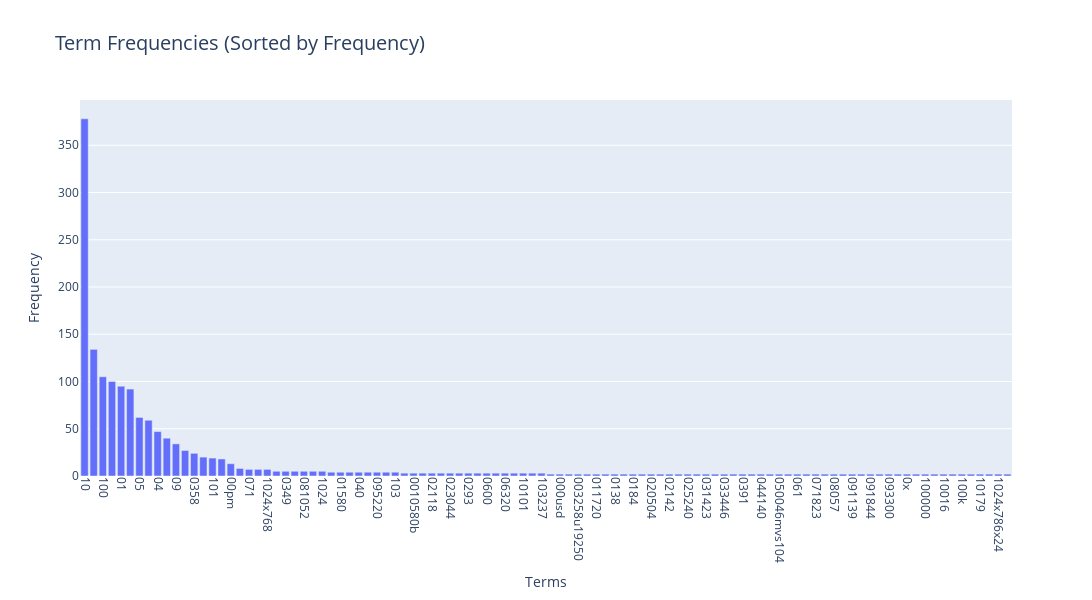

Notebook code cell kept with this figure:
### Markdown cell above
### >>> **Exercise 14 (take home):** 
Additionally, you can attempt to sort the terms on the `x-axis` by frequency instead of in alphabetical order. This way the visualization is more meaninfgul and you will be able to observe the so called [long tail](https://en.wikipedia.org/wiki/Long_tail) (get familiar with this term since it will appear a lot in data mining and other statistics courses). see picture below

![alt txt](https://upload.wikimedia.org/wikipedia/commons/thumb/8/8a/Long_tail.svg/1000px-Long_tail.svg.png)

### Code cell
# Answer here
sorted_terms_freq = sorted(zip(terms, frequencies), key=lambda x: x[1], reverse=True)

sorted_terms, sorted_frequencies = zip(*sorted_terms_freq)

fig = px.bar(x=sorted_terms, y=sorted_frequencies, labels={'x': 'Terms', 'y': 'Frequency'}, title="Term Frequencies (Sorted by Frequency)")
fig.update_layout(xaxis=dict(tickangle=90), height=600, width=1400, title_font_size=20)
fig.show()

### Figure 1 — Plotly figure (JSON) as saved in the notebook; plotly's stock layout.template omitted (floating-point values rounded to 4 significant figures)
{"data": [{"alignmentgroup": "True", "hovertemplate": "Terms=%{x}<br>Frequency=%{y}<extra></extra>", "legendgroup": "", "marker": {"color": "#636efa", "pattern": {"shape": ""}}, "name": "", "offsetgroup": "", "orientation": "v", "showlegend": false, "textposition": "auto", "type": "bar", "x": ["10", "00", "100", "03", "01", "000", "05", "02", "04", "08", "09", "07", "0358", "1000", "101", "06", "00pm", "1013", "071", "102", "1024x768", "00am", "0349", "0511", "081052", "084042", "1024", "0100", "01580", "0200", "040", "0423", "095220", "101010", "103", "0001", "0010580b", "002", "02118", "02173", "023044", "024103", "0293", "041343", "0600", "0608", "06320", "0x100", "10101", "102007", "103237", "0000001200", "000usd", "001642", "003258u19250", "004021809", "011720", "013", "0138", "015931", "0184", "01a", "020504", "02115", "02142", "024150", "025240", "025924", "031423", "032251", "033446", "034226", "0391", "043654", "044140", "0500", "050046mvs104", "0510", "061", "063425", "071823", "0721", "08057", "090030", "091139", "091258", "091844", "0930", "093300", "0987", "0x", "10000", "100000", "100015", "10016", "100grams", "100k", "1015", "10179", "10193", "1024x786x24", "1028"], "xaxis": "x", "y": [378, 134, 105, 100, 95, 92, 62, 59, 47, 40, 34, 27, 24, 20, 19, 18, 13, 8, 7, 7, 7, 5, 5, 5, 5, 5, 5, 4, 4, 4, 4, 4, 4, 4, 4, 3, 3, 3, 3, 3, 3, 3, 3, 3, 3, 3, 3, 3, 3, 3, 3, 2, 2, 2, 2, 2, 2, 2, 2, 2, 2, 2, 2, 2, 2, 2, 2, 2, 2, 2, 2, 2, 2, 2, 2, 2, 2, 2, 2, 2, 2, 2, 2, 2, 2, 2, 2, 2, 2, 2, 2, 2, 2, 2, 2, 2, 2, 2, 2, 2, 2, 2], "yaxis": "y"}], "layout": {"barmode": "relative", "height": 600, "legend": {"tracegroupgap": 0}, "title": {"font": {"size": 20}, "text": "Term Frequencies (Sorted by Frequency)"}, "width": 1400, "xaxis": {"anchor": "y", "domain": [0, 1], "tickangle": 90, "title": {"text": "Terms"}}, "yaxis": {"anchor": "x", "domain": [0, 1], "title": {"text": "Frequency"}}}}
